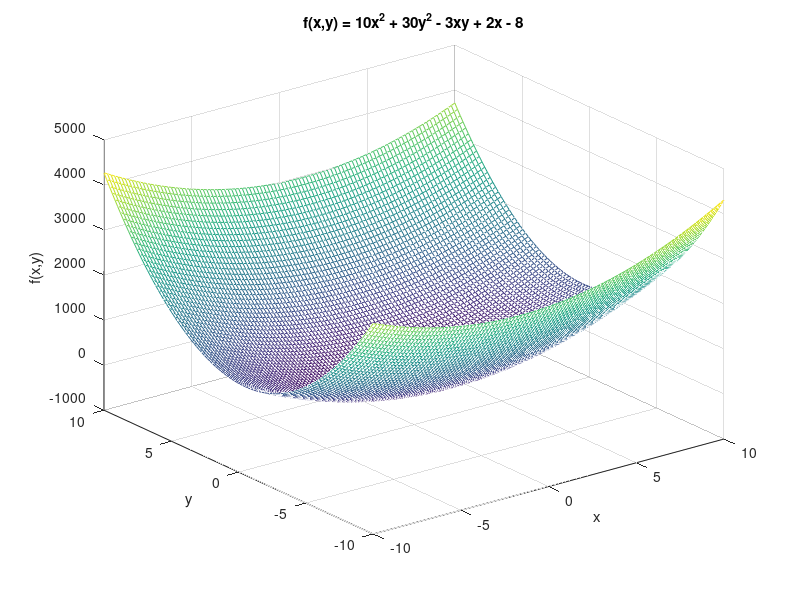
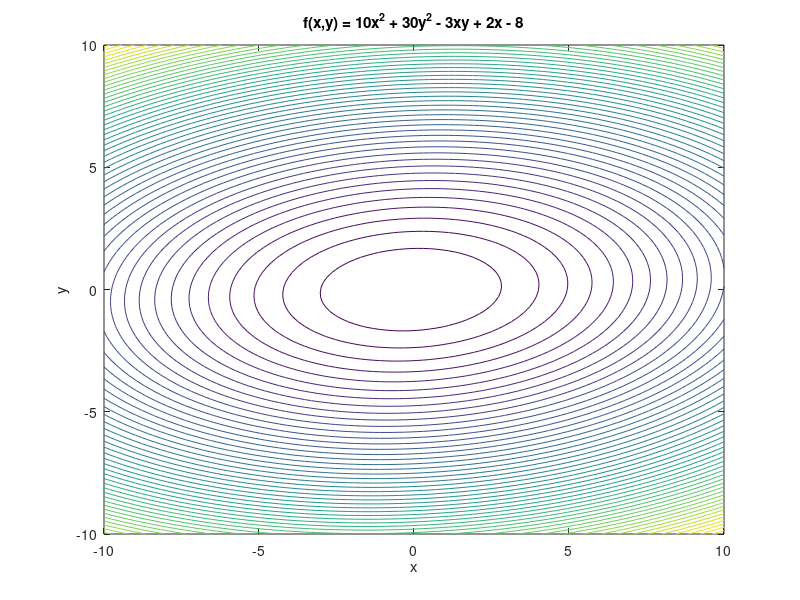

Write MATLAB code to recreate these figures, in order. (Note: this script raises an error after producing the figures.)
clear all %#ok<CLALL>
close all
clc

f = @(x,y) 10*x.^2 + 30*y.^2 - 3*x.*y + 2*x -8;
% plot on
% mesh
x = linspace(-10,10,100);
y = linspace(-10,10,100);

[X,Y] = meshgrid(x,y);
Z = f(X,Y);

figure(1)
mesh(X,Y,Z)
xlabel('x')
ylabel('y')
zlabel('f(x,y)')
title('f(x,y) = 10x^2 + 30y^2 - 3xy + 2x - 8')

% contour with ginput to get starting point
figure(2)
f_countour = contour(X,Y,Z,50);
xlabel('x')
ylabel('y')
title('f(x,y) = 10x^2 + 30y^2 - 3xy + 2x - 8')
hold on
[x0,y0] = ginput(1);
plot(x0,y0,'r*')
fprintf("Starting point: (%f,%f)\n",x0,y0)
hold off


% minimum search around the point
max_iter = 100;
step_size = 0.3;


% 2x8 direction matrix
I = [
    0 1 1 1 0 -1 -1 -1;
    1 1 0 -1 -1 -1 0 1
    ];

% Minimum search
xmin = x0;
ymin = y0;

minimum_iterations = [];

for iter = 1:max_iter
    min_val = f(xmin, ymin);
    best_x = xmin;
    best_y = ymin;
    
    % Append the current minimum value to the list
    minimum_iterations = [minimum_iterations, [xmin; ymin; min_val]];
    
    % Variable to check if direction improvement was made
    direction_improvement = false;
    
    % Evaluate the function in 9 directions
    for i = 1:8
        Temp = [xmin; ymin] + step_size * I(:,i);
        temp_val = f(Temp(1), Temp(2));
        
        % If the new point is better, update the best values
        if temp_val < min_val
            min_val = temp_val;
            best_x = Temp(1);
            best_y = Temp(2);
            direction_improved = true;
        end
        
        
        % Plot current direction point with gray color
        figure(2)
        hold on
        plot(Temp(1), Temp(2), 'Color', [0.5, 0.5, 0.5], 'Marker', '*')
    end
    
    
    if ~direction_improved
        printf("No direction improvement\n")
        step_size = step_size / 10;
    end
    
    % Plot the line from the previous point to the current best point
    figure(2)
    hold on
    plot([xmin, best_x], [ymin, best_y], 'b-')
    hold off
    
    xmin = best_x;
    ymin = best_y;
    
    % Check for convergence (if the function value doesn't change significantly)
    if iter > 1 && abs(minimum_iterations(3,iter) - minimum_iterations(3,iter-1)) < 1e-6
        break
    end
end

% Plot the red dots after the loop
for iter = 1:size(minimum_iterations, 2)
    best_x = minimum_iterations(1, iter);
    best_y = minimum_iterations(2, iter);
    figure(2)
    hold on
    plot(best_x, best_y, 'r*')
    hold off
end

% Print the minimum iterations
fprintf("Minimum iterations:\n")
disp(minimum_iterations)

% Plot the minimum iterations on the mesh
figure(1)
hold on
plot3(minimum_iterations(1,:), minimum_iterations(2,:), minimum_iterations(3,:), 'r*-')
hold off

